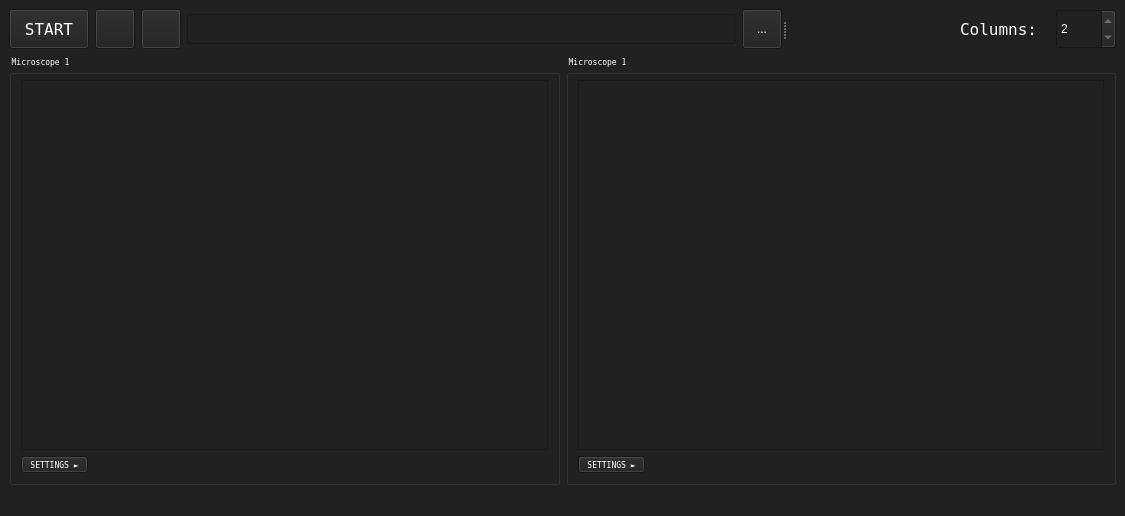
<?xml version="1.0" encoding="UTF-8"?>
<ui version="4.0">
 <class>MainWindow</class>
 <widget class="QMainWindow" name="MainWindow">
  <property name="geometry">
   <rect>
    <x>0</x>
    <y>0</y>
    <width>1125</width>
    <height>516</height>
   </rect>
  </property>
  <property name="windowTitle">
   <string>Parallax</string>
  </property>
  <property name="windowIcon">
   <iconset>
    <normaloff>../img/sextant.png</normaloff>../img/sextant.png</iconset>
  </property>
  <property name="styleSheet">
   <string notr="true">QWidget{
background-color: rgb(33,33,33);
color: #FFFFFF;
}</string>
  </property>
  <widget class="QWidget" name="centralwidget">
   <layout class="QGridLayout" name="gridLayout">
    <item row="0" column="0" colspan="2">
     <widget class="QSplitter" name="splitter">
      <property name="orientation">
       <enum>Qt::Horizontal</enum>
      </property>
      <widget class="QWidget" name="layoutWidget">
       <layout class="QHBoxLayout" name="horizontalLayout_2">
        <item>
         <widget class="QPushButton" name="startButton">
          <property name="minimumSize">
           <size>
            <width>80</width>
            <height>40</height>
           </size>
          </property>
          <property name="maximumSize">
           <size>
            <width>80</width>
            <height>40</height>
           </size>
          </property>
          <property name="font">
           <font>
            <family>Terminal</family>
            <pointsize>12</pointsize>
           </font>
          </property>
          <property name="text">
           <string>START</string>
          </property>
         </widget>
        </item>
        <item>
         <widget class="QPushButton" name="recordButton">
          <property name="enabled">
           <bool>true</bool>
          </property>
          <property name="minimumSize">
           <size>
            <width>40</width>
            <height>40</height>
           </size>
          </property>
          <property name="maximumSize">
           <size>
            <width>40</width>
            <height>40</height>
           </size>
          </property>
          <property name="text">
           <string/>
          </property>
          <property name="icon">
           <iconset>
            <normaloff>recordingButton.png</normaloff>recordingButton.png</iconset>
          </property>
         </widget>
        </item>
        <item>
         <widget class="QPushButton" name="snapshotButton">
          <property name="minimumSize">
           <size>
            <width>40</width>
            <height>40</height>
           </size>
          </property>
          <property name="maximumSize">
           <size>
            <width>40</width>
            <height>40</height>
           </size>
          </property>
          <property name="text">
           <string/>
          </property>
          <property name="icon">
           <iconset>
            <normaloff>snapshotButton_white.png</normaloff>snapshotButton_white.png</iconset>
          </property>
          <property name="iconSize">
           <size>
            <width>18</width>
            <height>18</height>
           </size>
          </property>
         </widget>
        </item>
        <item>
         <widget class="QLineEdit" name="dirDisplayLineEdit">
          <property name="enabled">
           <bool>true</bool>
          </property>
          <property name="minimumSize">
           <size>
            <width>300</width>
            <height>30</height>
           </size>
          </property>
          <property name="maximumSize">
           <size>
            <width>16777215</width>
            <height>30</height>
           </size>
          </property>
         </widget>
        </item>
        <item>
         <widget class="QToolButton" name="browseDirButton">
          <property name="minimumSize">
           <size>
            <width>40</width>
            <height>40</height>
           </size>
          </property>
          <property name="maximumSize">
           <size>
            <width>40</width>
            <height>40</height>
           </size>
          </property>
          <property name="text">
           <string>...</string>
          </property>
         </widget>
        </item>
       </layout>
      </widget>
      <widget class="QWidget" name="layoutWidget_2">
       <layout class="QHBoxLayout" name="horizontalLayout">
        <item>
         <spacer name="horizontalSpacer">
          <property name="orientation">
           <enum>Qt::Horizontal</enum>
          </property>
          <property name="sizeHint" stdset="0">
           <size>
            <width>68</width>
            <height>22</height>
           </size>
          </property>
         </spacer>
        </item>
        <item>
         <widget class="QLabel" name="columnsLabel">
          <property name="minimumSize">
           <size>
            <width>90</width>
            <height>30</height>
           </size>
          </property>
          <property name="maximumSize">
           <size>
            <width>90</width>
            <height>30</height>
           </size>
          </property>
          <property name="font">
           <font>
            <family>Terminal</family>
            <pointsize>12</pointsize>
           </font>
          </property>
          <property name="text">
           <string>Columns:</string>
          </property>
         </widget>
        </item>
        <item>
         <widget class="QSpinBox" name="nColumnsSpinBox">
          <property name="minimumSize">
           <size>
            <width>60</width>
            <height>40</height>
           </size>
          </property>
          <property name="maximumSize">
           <size>
            <width>60</width>
            <height>40</height>
           </size>
          </property>
          <property name="minimum">
           <number>2</number>
          </property>
          <property name="maximum">
           <number>2</number>
          </property>
          <property name="value">
           <number>2</number>
          </property>
         </widget>
        </item>
       </layout>
      </widget>
     </widget>
    </item>
    <item row="1" column="0">
     <widget class="QGroupBox" name="microscopeGrp1">
      <property name="font">
       <font>
        <family>Terminal</family>
        <pointsize>6</pointsize>
       </font>
      </property>
      <property name="title">
       <string>Microscope 1</string>
      </property>
      <layout class="QVBoxLayout" name="verticalLayout">
       <item>
        <widget class="QGraphicsView" name="graphicsView"/>
       </item>
       <item>
        <widget class="QToolButton" name="settingButton">
         <property name="font">
          <font>
           <family>Terminal</family>
           <pointsize>6</pointsize>
          </font>
         </property>
         <property name="text">
          <string>SETTINGS ►</string>
         </property>
        </widget>
       </item>
      </layout>
     </widget>
    </item>
    <item row="1" column="1">
     <widget class="QGroupBox" name="microscopeGrp1_2">
      <property name="font">
       <font>
        <family>Terminal</family>
        <pointsize>6</pointsize>
       </font>
      </property>
      <property name="title">
       <string>Microscope 1</string>
      </property>
      <layout class="QVBoxLayout" name="verticalLayout_2">
       <item>
        <widget class="QGraphicsView" name="graphicsView_2"/>
       </item>
       <item>
        <widget class="QToolButton" name="settingButton_2">
         <property name="font">
          <font>
           <family>Terminal</family>
           <pointsize>6</pointsize>
          </font>
         </property>
         <property name="text">
          <string>SETTINGS ►</string>
         </property>
        </widget>
       </item>
      </layout>
     </widget>
    </item>
   </layout>
  </widget>
  <widget class="QMenuBar" name="menubar">
   <property name="geometry">
    <rect>
     <x>0</x>
     <y>0</y>
     <width>1125</width>
     <height>22</height>
    </rect>
   </property>
  </widget>
  <widget class="QStatusBar" name="statusbar"/>
 </widget>
 <resources/>
 <connections/>
</ui>
